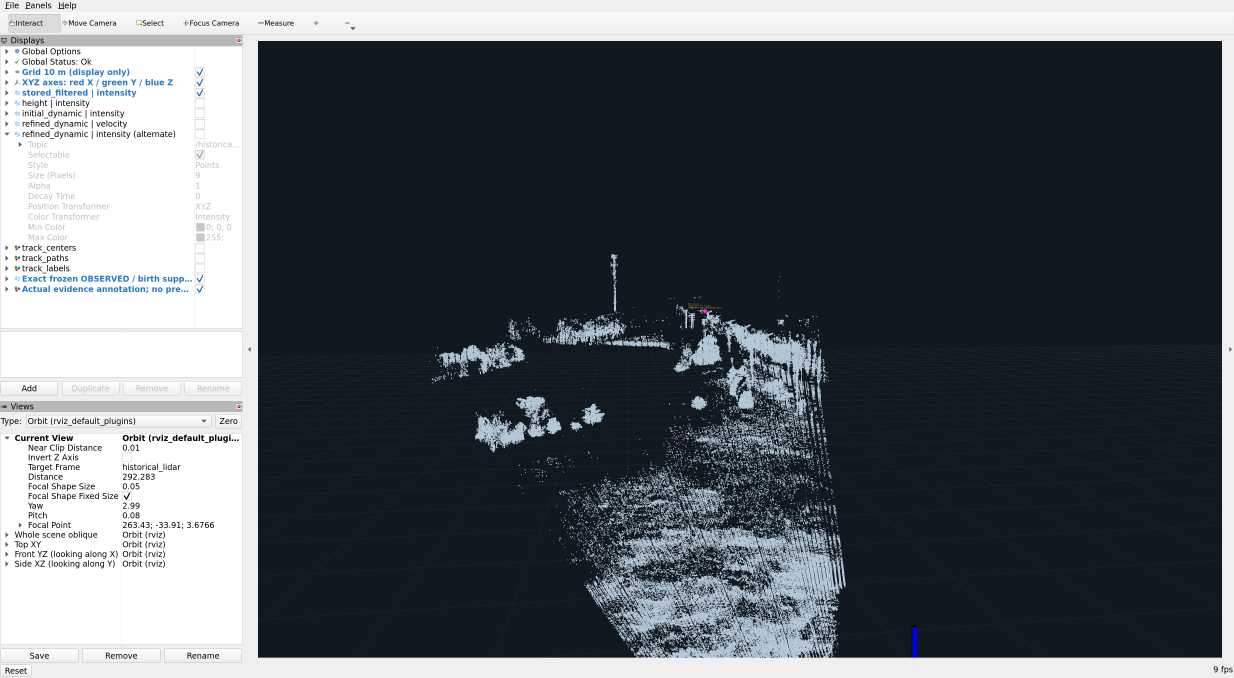
#> input picture results/dynamic_vegetation_false_track_audit/representative_frames/id00_f009_birth_seed.png, 3700 x 2032 px (shown at 1/3 size); its folder holds 4 pictures in this run
$ python make_assets.py
#> lines starting #> are read from the running program, lines starting #| are printed output that depends on the picture
"""Write explicitly manual review records and descriptive plots, not a classifier."""
from pathlib import Path
import csv,json
import numpy as np
import matplotlib
matplotlib.use('Agg')
import matplotlib.pyplot as plt
from PIL import Image,ImageDraw
O=Path(__file__).resolve().parent
# Manual judgments after RViz context inspection. No metric-based assignment rules.
manual=[
(0,'UNKNOWN','LOW','9 birth seed','x415,y-36,z14附近稀疏/杆状及冠层边缘场景','仅第9帧真实seed单点；之后均预测。无法区分植被、杆状结构或离群返回。'),
(1,'UAV_OPERATOR_CONFIRMED','OPERATOR_REPORT','9,30,60; operator inspected trajectory','中央上方开放空域，约x220，左右往返','用户明确逐轨迹指认为实际UAV；身份来源OPERATOR_VISUAL_IDENTITY，不是独立GT。'),
(2,'VEGETATION_ASSOCIATED','MEDIUM','9,10,11,12,13','中央场景树冠/枝状返回带附近','实际关联点在冠层及其邻近；多帧位置切换不能解释为同一叶片的真实运动。'),
(3,'VEGETATION_ASSOCIATED','LOW','9,10,11,12,13','中央树列上缘及邻近空间','初始和多帧关联邻近冠层，但部分点离开密集表面；仅空间关联，不能认证叶片或单个物体。'),
(4,'DUPLICATE_OR_FRAGMENT','HIGH_FOR_REUSE','9,10,11,12,13','与ID2相同冠层邻近场景','第10–13帧与ID2使用完全相同的实际refined点集；这是关联重复，不是两个独立物体证据。'),
(5,'UNKNOWN','LOW','9 seed;12,13 observed','x330,y-32,z10附近细竖向结构','两次实际关联仅相距约0.44m；背景可能是枝干或杆，不能确定植被。'),
(6,'DUPLICATE_OR_FRAGMENT','HIGH_FOR_REUSE','9 seed and observed','远端x446至471附近高处细竖向结构','第9帧实际关联点等于ID8的真实birth seed；不以之后预测位置判断物体身份。'),
(7,'UNKNOWN','LOW','9 seed;11,12 observed','远端x470至450附近高位稀疏结构','只有两次observed关联，邻近高处竖向细结构；不足区分枝叶、杆或离群点。'),
(8,'UNKNOWN','LOW','9 birth seed','x471,y19,z48附近高处竖向细结构','只有真实birth seed；post-update从未OBSERVED，不能用预测延续认证植被或物体。'),
(9,'UNKNOWN','LOW','9 seed and observed','近端x102,y25,z10附近平坦/低密集场景边缘','仅同一扫描seed和关联；地形/结构/植被身份不清，不能解释为长时运动。'),
(10,'UNKNOWN','LOW','9 birth seed','近端x124,y-24,z10附近细竖向结构','单点seed邻近杆状/枝状返回，之后全预测；无足够物体身份依据。'),
(11,'VEGETATION_ASSOCIATED','MEDIUM','9 seed;13 observed','第13帧中央冠层/枝状表面附近','唯一后续实际关联落在冠层邻近；seed位置不同，不能当成同一片植被的连续物理轨迹。'),
(12,'UNKNOWN','LOW','9 birth seed','x378,y-38,z15附近稀疏与细竖向场景','单点seed；之后无OBSERVED，不能将整条预测线称为植被运动。'),
(13,'UNKNOWN','LOW','9 birth seed','x472,y17,z20附近竖向结构','只有seed，结构性质不清；没有后续观测支持。'),
(14,'DUPLICATE_OR_FRAGMENT','HIGH_FOR_REUSE','9 seed and observed','远端细竖向结构，seed与关联高度不同','第9帧实际关联点等于ID6的真实birth seed；同一扫描跨点/跨高度换配不能解释为真实物体位移。'),
(15,'UNKNOWN','LOW','15 pending birth;19 observed','远端x490,z10附近稀疏/细竖向结构','两次真实支持，中间有缺测；不能确认枝叶、其它结构或离群返回。'),
(16,'UNKNOWN','LOW','47 pending birth;48,49,53 observed','x308至386附近多个稀疏/竖向及冠层邻近区域','实际关联位置跳变大，空间来源混杂；不把大跨度当成一个物体的真实运动，也不强行判植被。'),
(17,'VEGETATION_ASSOCIATED','MEDIUM','47 pending birth','x264,y-41,z11附近圆团状冠层返回','晋升当帧支持点邻近冠层；没有后续OBSERVED。仅空间植被关联，叶片运动未独立确认。')]
records=[]
for tid,cls,confidence,frames,loc,reason in manual:
 records.append(dict(track_id=tid,visual_class=cls,confidence=confidence,representative_frames=frames,scene_location_description=loc,reason=reason,identity_basis='OPERATOR_VISUAL_IDENTITY' if tid==1 else ('FROZEN_POINT_MEMBERSHIP_REUSE_PLUS_RVIZ' if cls=='DUPLICATE_OR_FRAGMENT' else 'ASSISTANT_RVIZ_CONTEXT_REVIEW'),independent_ground_truth=False))
with (O/'track_visual_identity.csv').open('w',newline='') as f:
 w=csv.DictWriter(f,fieldnames=list(records[0]));w.writeheader();w.writerows(records)
# Publication figures are descriptive, no cutoff/fit/performance curve.
r=list(csv.DictReader((O/'track_lifecycle_summary.csv').open()));ids=np.array([int(x['track_id']) for x in r]);obs=np.array([int(x['observed_associations']) for x in r]);pred=np.array([int(x['predicted_states']) for x in r]);spans=np.array([int(x['span_in_scans']) for x in r])
#> (reads results/dynamic_vegetation_false_track_audit/track_lifecycle_summary.csv from the repository)
plt.rcParams.update({'font.size':10,'pdf.fonttype':42,'axes.spines.top':False,'axes.spines.right':False})
fig,ax=plt.subplots(2,1,figsize=(11,6.6),layout='constrained')
a=ax[0];a.bar(ids,obs,color=['#2383be' if i==1 else '#526b7e' for i in ids],label='OBSERVED-coded states');a.bar(ids,pred,bottom=obs,color='#d5dbe0',label='PREDICTED (including removal endpoints)');a.set_ylabel('Scan states');a.set_xticks(ids);a.legend();a.set_title('Frozen lifecycle evidence: operator identity is interpretation, not independent GT')
a=ax[1];a.bar(ids,spans,color=['#2383be' if i==1 else '#9aa9b3' for i in ids]);a.set_xticks(ids);a.set_xlabel('Historical ID');a.set_ylabel('Span in distinct scans');a.grid(axis='y',alpha=.2);fig.savefig(O/'lifecycle_descriptive.png',dpi=180);fig.savefig(O/'lifecycle_descriptive.pdf');plt.close(fig)
#> after `a = ax[1]`:
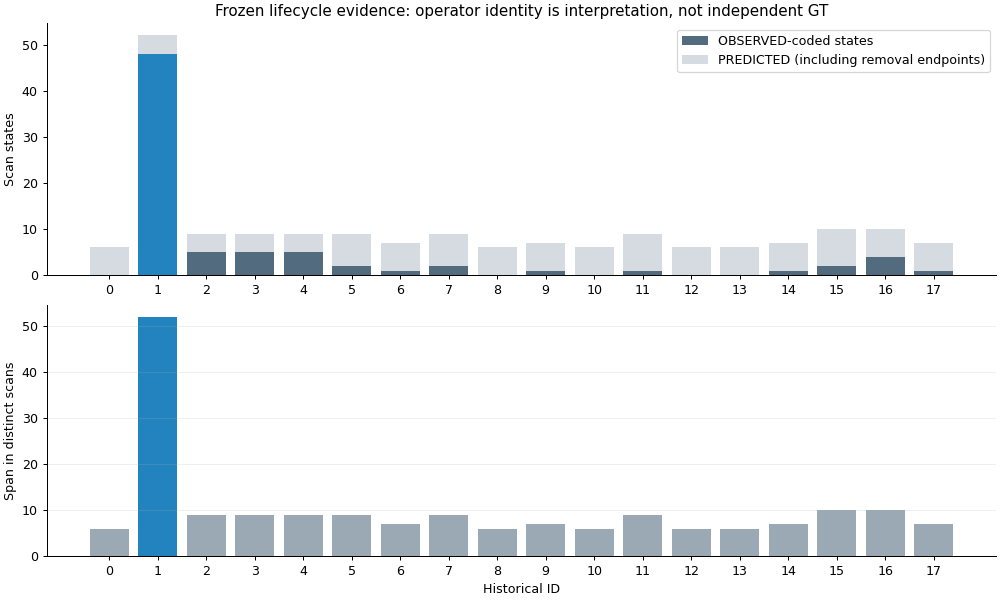
#> figure drawn by matplotlib, 2 panels; panel 1: tallest bar 48 high, from x = 0.6 to 1.4; panel 2: tallest bar 52 high, from x = 0.6 to 1.4
# Compact per-ID RViz proof sheet. Source PNGs remain unmodified.
canvas=Image.new('RGB',(1800,6*330),'white');draw=ImageDraw.Draw(canvas)
#> after `canvas = Image.new('RGB', (1800, 6 * 330), 'white')`: canvas: PIL image 1800x1980 RGB; every value is 255
for tid in range(18):
 choices=sorted((O/'representative_frames').glob(f'id{tid:02d}_*observed_association.png')) or sorted((O/'representative_frames').glob(f'id{tid:02d}_*pending_birth.png')) or sorted((O/'representative_frames').glob(f'id{tid:02d}_*birth_seed.png'))
 p=choices[0];im=Image.open(p);w,h=im.size;im=im.crop((int(w*.20),int(h*.05),w,int(h*.97)));im.thumbnail((595,300));x=(tid%3)*600;y=(tid//3)*330;canvas.paste(im,(x,y+27));draw.text((x+5,y+5),p.stem,fill='black')
#> further down, im is the input picture: PIL image 3700x2032 RGB; mean R, G, B 88.9, 93.9, 100.1
#> after `w, h = im.size`: w = 3700; h = 2032
#> after `im = im.crop((int(w * 0.2), int(h * 0.05), w, int(h * 0.97)))`:
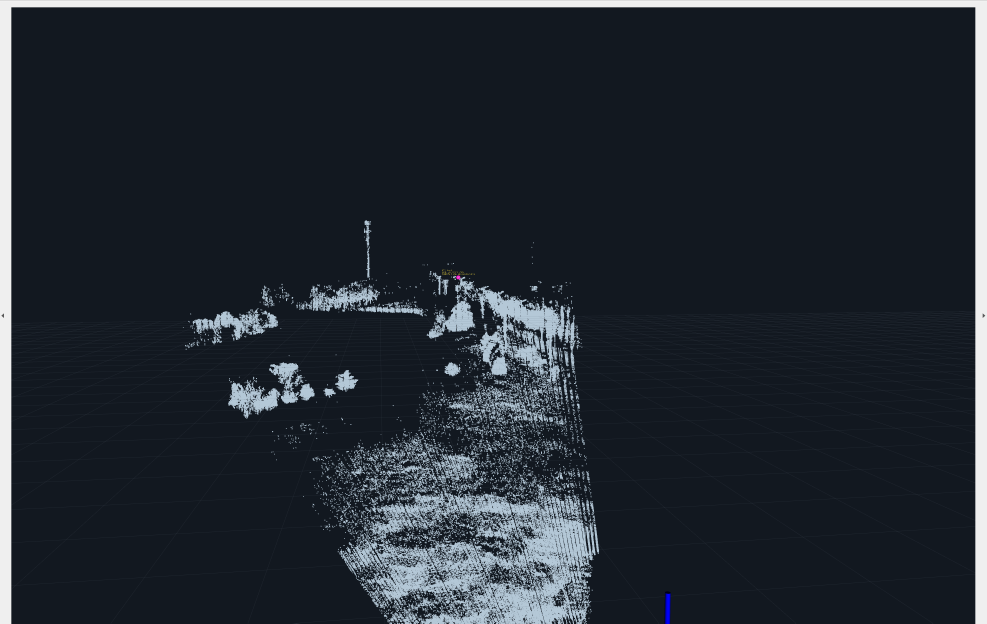
#> im: PIL image 2960x1870 RGB (shown at 1/3 size); mean R, G, B 35, 41.6, 49.8
#> after `im.thumbnail((595, 300))`:
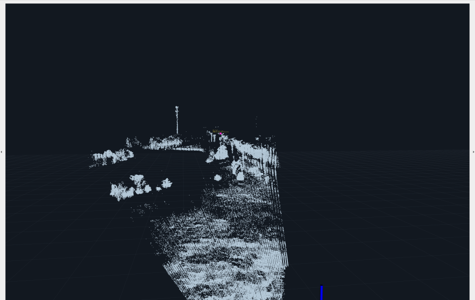
#> im: PIL image 475x300 RGB; mean R, G, B 35, 41.6, 49.8
#> after `canvas.paste(im, (x, y + 27))`:
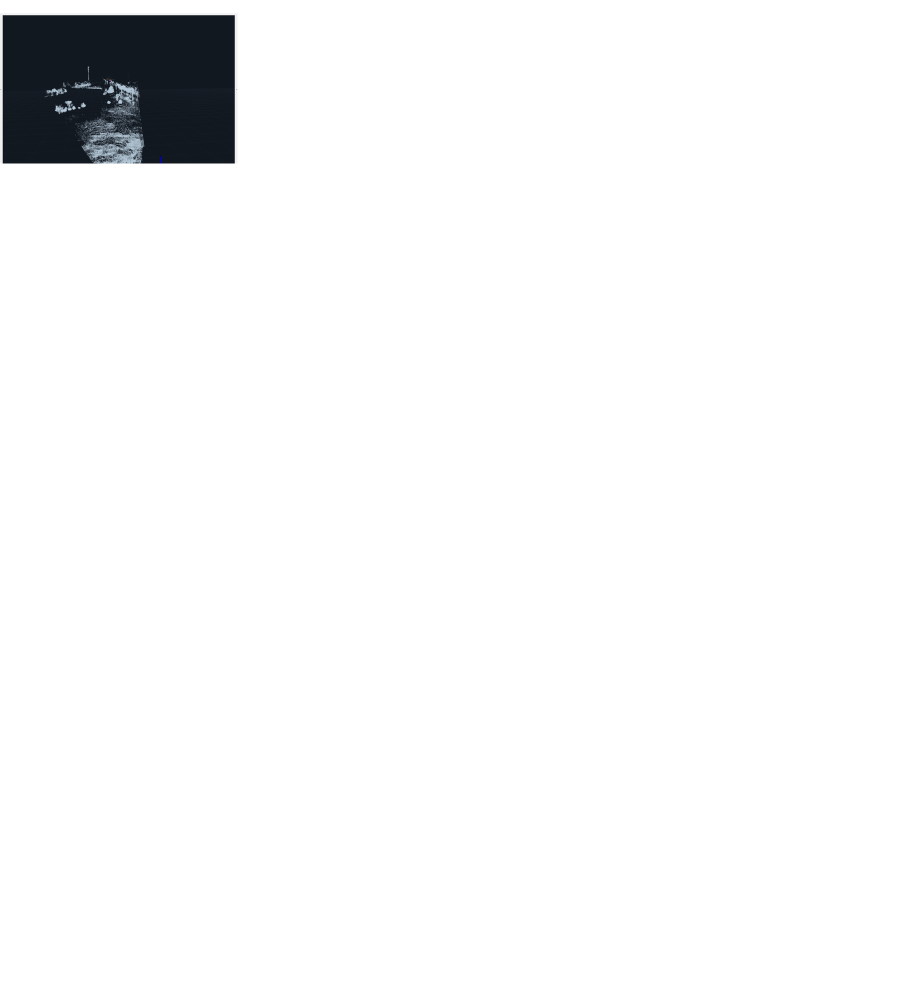
#> canvas: PIL image 1800x1980 RGB (shown at 1/2 size); mean R, G, B 246.2, 246.5, 246.8
#> pass 2 of the loop `for tid in range(18):`:
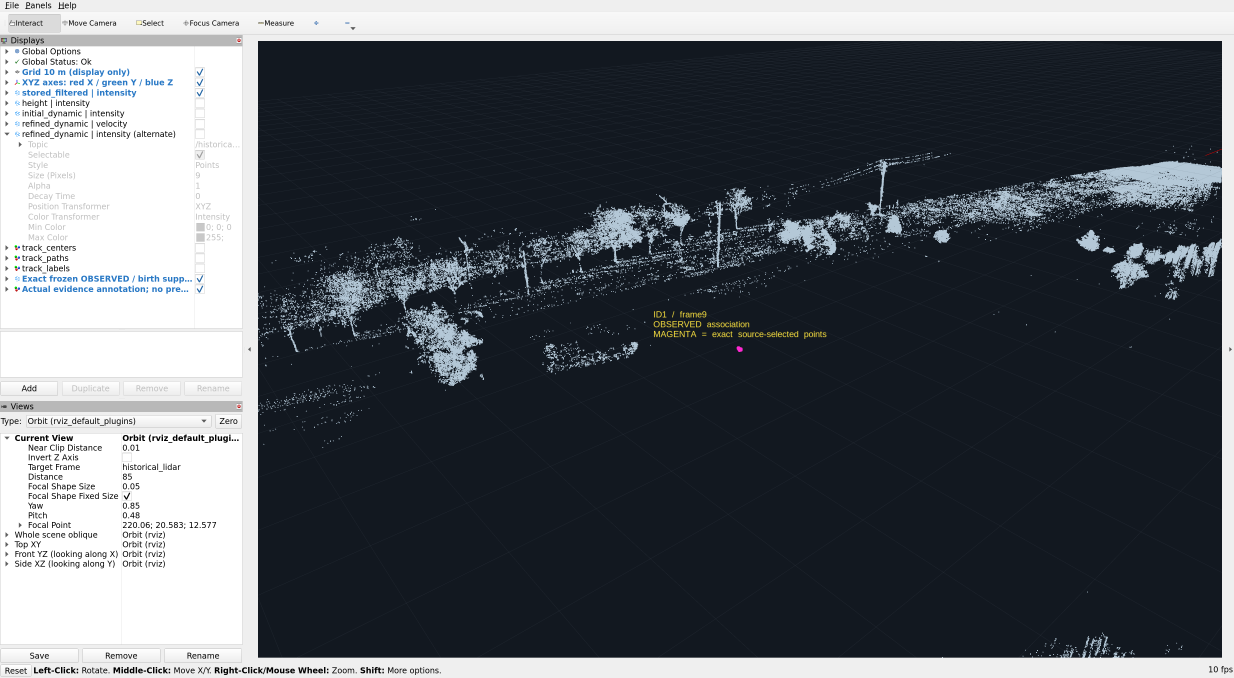
#> input picture results/dynamic_vegetation_false_track_audit/representative_frames/id01_f009_observed_association.png, 3700 x 2032 px (shown at 1/3 size)
#> im is the input picture: PIL image 3700x2032 RGB; mean R, G, B 87, 91.9, 97.9
#> im: PIL image 2960x1870 RGB
#> `im.thumbnail((595, 300))`:
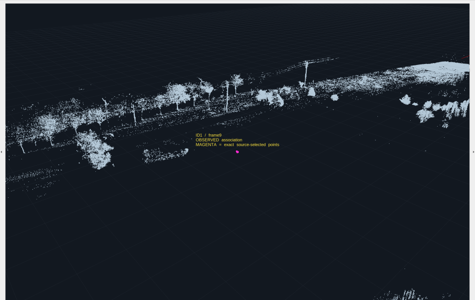
#> im: PIL image 475x300 RGB; mean R, G, B 32.9, 39.2, 47.1
#> `canvas.paste(im, (x, y + 27))`:
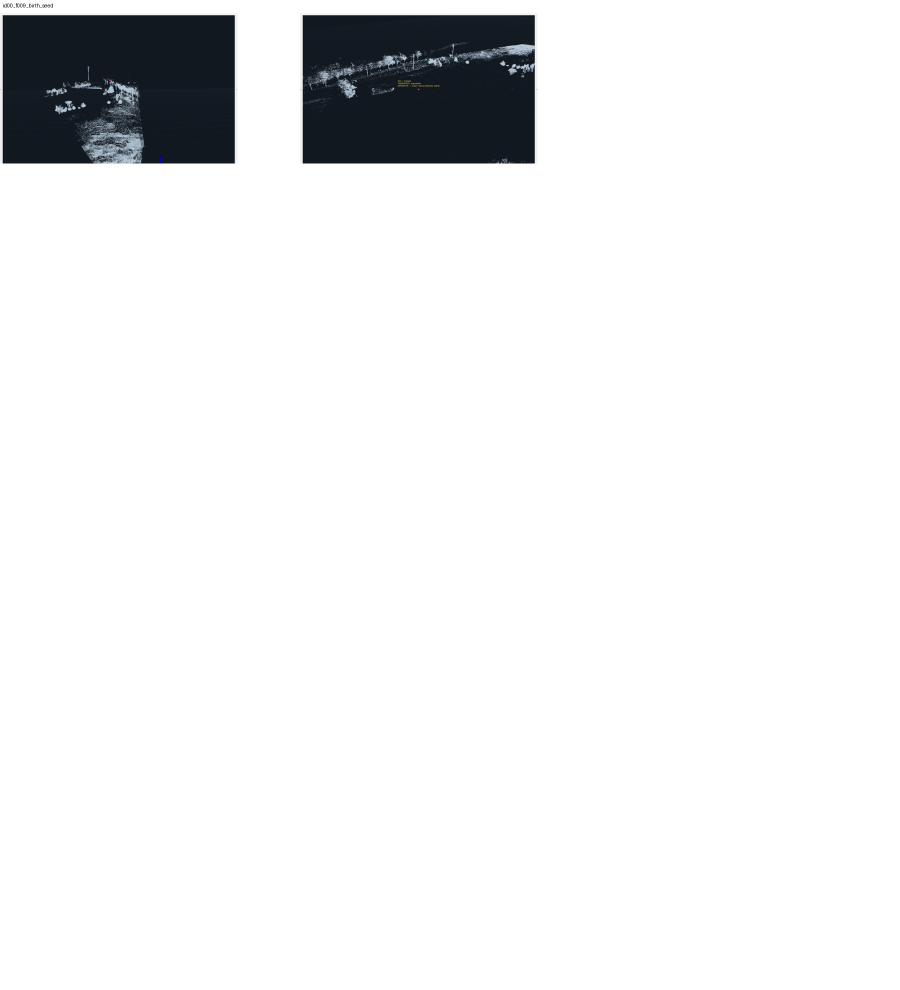
#> canvas: PIL image 1800x1980 RGB (shown at 1/2 size); mean R, G, B 237.3, 237.8, 238.5
#> (the run stopped early here; a loop or call above may not have finished)
